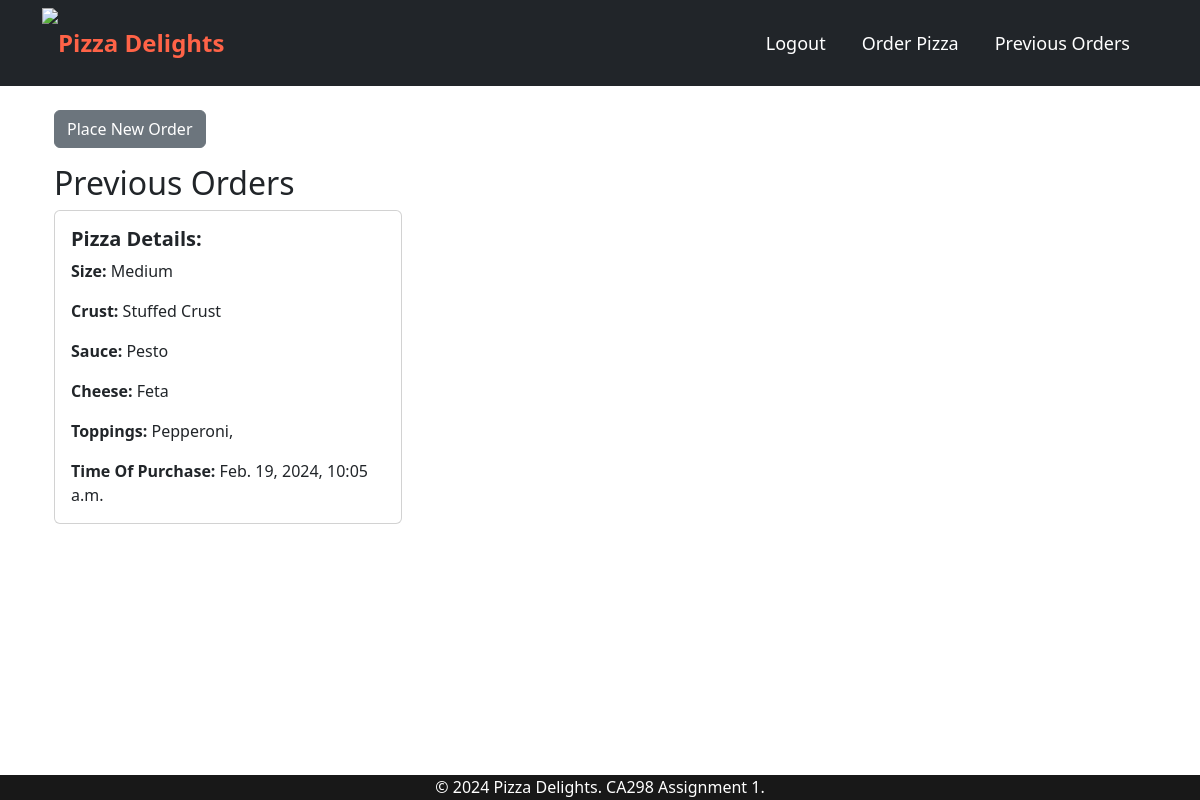
/previous_orders/ (signed in), run on the app's committed database.
### PizzaApp/models.py (models this page shows, shortened)
class Order(models.Model):
    id = models.AutoField(primary_key=True)
    user = models.ForeignKey(User, on_delete=models.CASCADE)
    pizza = models.ForeignKey(Pizza, on_delete=models.CASCADE)
    date_of_order = models.DateTimeField()

class Pizza(models.Model):
    id = models.AutoField(primary_key=True)
    size = models.ForeignKey(Size, on_delete=models.CASCADE)
    crust = models.ForeignKey(Crust, on_delete=models.CASCADE)
    cheese = models.ForeignKey(Cheese, on_delete=models.CASCADE)
    sauce = models.ForeignKey(Sauce, on_delete=models.CASCADE)
    pepperoni = models.BooleanField(default=False)
    chicken = models.BooleanField(default=False)
    ham = models.BooleanField(default=False)
    pineapple = models.BooleanField(default=False)
    peppers = models.BooleanField(default=False)
    mushrooms = models.BooleanField(default=False)
    onions = models.BooleanField(default=False)
    pear = models.BooleanField(default=False)
    garlic = models.BooleanField(default=False)
    jalepenos = models.BooleanField(default=False)

class Size(models.Model):
    SIZE_CHOICES = [("S", "Small"), ("M", "Medium"), ("L", "Large"),
                     ("XL", "Extra Large")]
    size = models.CharField(choices=SIZE_CHOICES, default=SIZE_CHOICES[0], max_length=20)
    def __str__(self):
        return self.size

class Crust(models.Model):
    crust = models.CharField(max_length=20)
    def __str__(self):
        return self.crust

class Sauce(models.Model):
    sauce = models.CharField(max_length=20)
    def __str__(self):
        return self.sauce

class Cheese(models.Model):
    cheese = models.CharField(max_length=20)
    def __str__(self):
        return self.cheese

### PizzaApp/views.py (the view)
# urls.py: path('previous_orders/', views.previous_orders, name="previous_orders")
@login_required
def previous_orders(request):
    user = request.user # Get the user
    orders = Order.objects.filter(user=user) # Filter all objects created by the user
    return render(request, 'previous_orders.html', {'orders':[order for order in orders][::-1]})

### PizzaApp/templates/previous_orders.html (shortened to what this page needs)
{% extends 'base.html' %}
{% block content %}
<div class="container mt-4">
    <a href="{% url 'create' %}" class="btn btn-secondary mb-3">Place New Order</a>
    <h2>Previous Orders</h2>
    <div class="row">
        {% for order in orders %}
        <div class="col-md-4 mb-4">
            <div class="card">
                <div class="card-body">
                    <h5 class="card-title"><b>Pizza Details:</b></h5>
                    <p class="card-text"><b>Size:</b> {{ order.pizza.size }}</p>
                    <p class="card-text"><b>Crust:</b> {{ order.pizza.crust }}</p>
                    <p class="card-text"><b>Sauce:</b> {{ order.pizza.sauce }}</p>
                    <p class="card-text"><b>Cheese:</b> {{ order.pizza.cheese }}</p>
                    <p class="card-text"><b>Toppings:</b>
                        {% if order.pizza.pepperoni %} Pepperoni, {% endif %}
                    </p>
                    <p class="card-text"><b>Time Of Purchase:</b> {{ order.date_of_order }}</p>
                </div>
            </div>
        </div>
        {% endfor %}
    </div>
</div>
{% endblock %}

### data on the page
Order: pizza.size "Medium", pizza.crust "Stuffed Crust", pizza.sauce "Pesto", pizza.cheese "Feta", shows "Pepperoni,", date_of_order "Feb. 19, 2024, 10:05 a.m."
